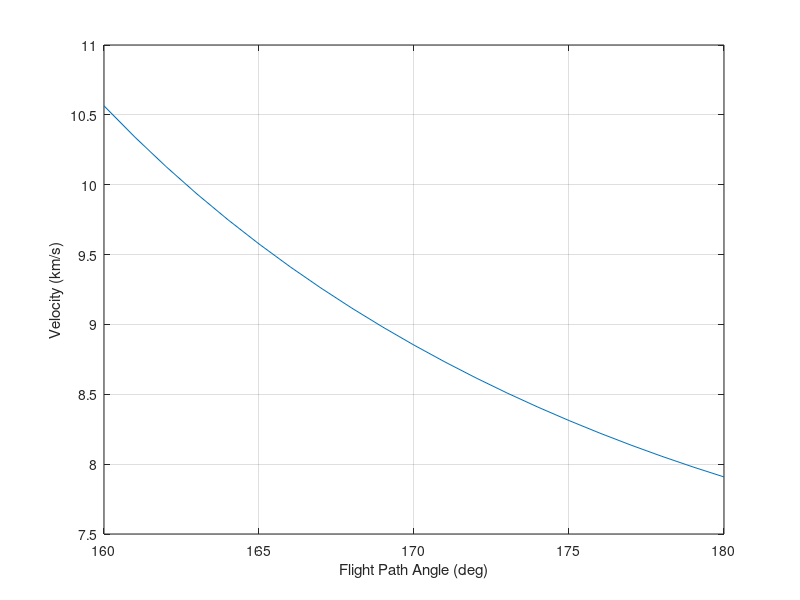
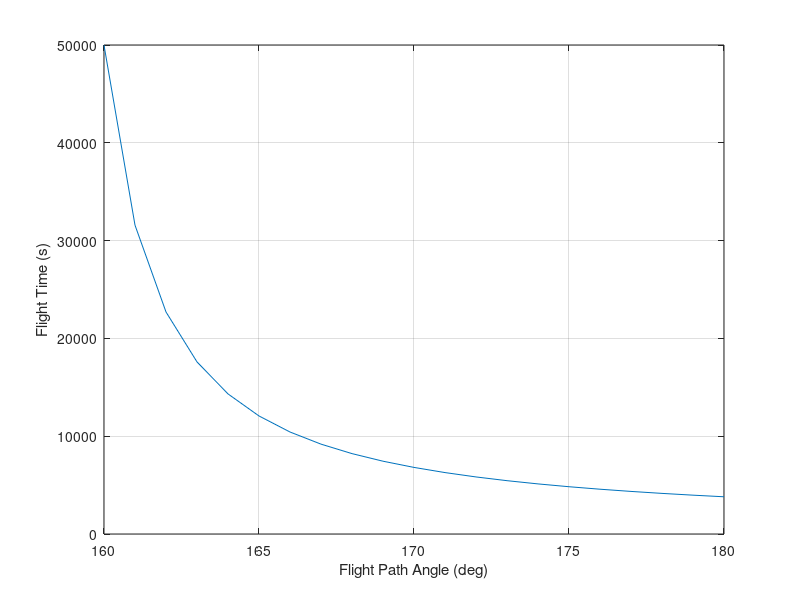

Reproduce these figures in MATLAB, in order.
clear
n=0;
GM=1.4077E16;
A=2.0926E7;
CONST=sqrt(GM/A);
DISTKM=10000.;
PHI=DISTKM*3280./A;
%for GAMDEG=0:1:70
for GAMDEG=160:1:180
	GAM=GAMDEG/57.3;
	TOP=GM*(1.-cos(PHI));
	TEMP=A*cos(GAM)/A-cos(PHI+GAM);
	BOT=A*cos(GAM)*TEMP;
	V=sqrt(TOP/BOT);
	VKM=V/3280.;
	XLAM=A*V*V/GM;
	TOP1=tan(GAM)*(1-cos(PHI))+(1-XLAM)*sin(PHI) ;
	BOT1P=(1-cos(PHI))/(XLAM*cos(GAM)*cos(GAM));;
	BOT1=(2-XLAM)*(BOT1P+cos(GAM+PHI)/cos(GAM));
	TOP2=2*cos(GAM); 
	BOT2=XLAM*((2/XLAM-1)^1.5) ;
	TOP3=sqrt(2/XLAM-1) ;
	BOT3=cos(GAM)/tan(PHI/2)-sin(GAM); 
	TEMP=(TOP2/BOT2)*atan2(TOP3,BOT3); 
	TF=A*(TOP1/BOT1+TEMP)/(V*cos(GAM)); 
	n=n+1;
	ArrayGAMDEG(n)=GAMDEG;
	ArrayVKM(n)=VKM;
	ArrayTF(n)=TF;
	ArrayXLAM(n)=XLAM;
end
figure
plot(ArrayGAMDEG,ArrayVKM),grid
xlabel('Flight Path Angle (deg)')
ylabel('Velocity (km/s)')
figure
plot(ArrayGAMDEG,ArrayTF),grid
xlabel('Flight Path Angle (deg)')
ylabel('Flight Time (s)')
clc
output=[ArrayGAMDEG',ArrayVKM',ArrayTF',ArrayXLAM'];
save datfil.txt output -ascii
disp 'simulation finished'
